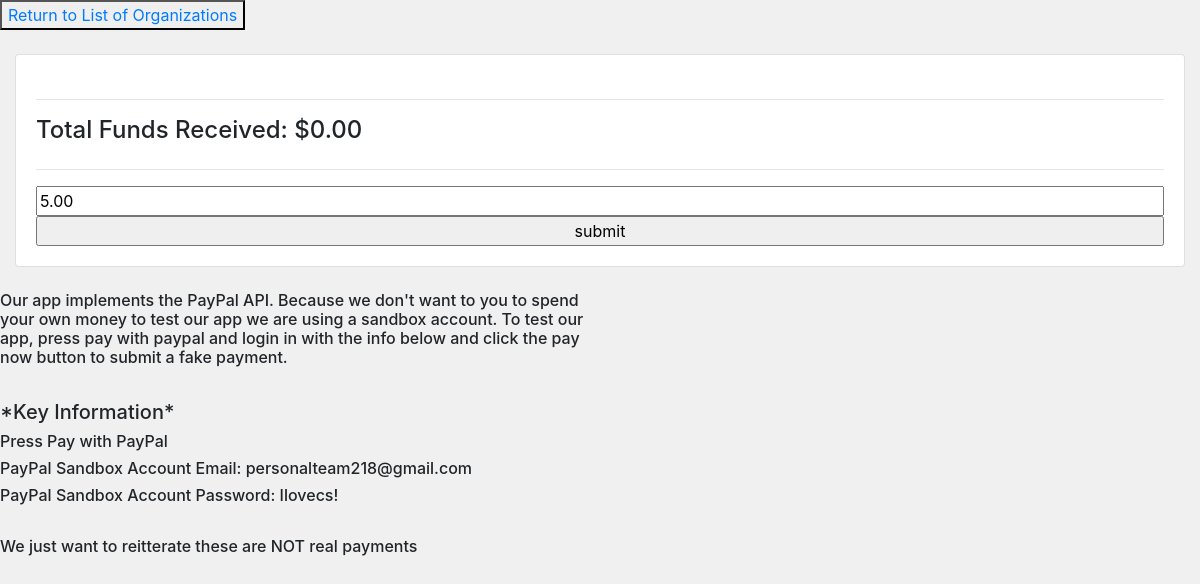
Page /donations/checkout/8/ on the earlier database version.
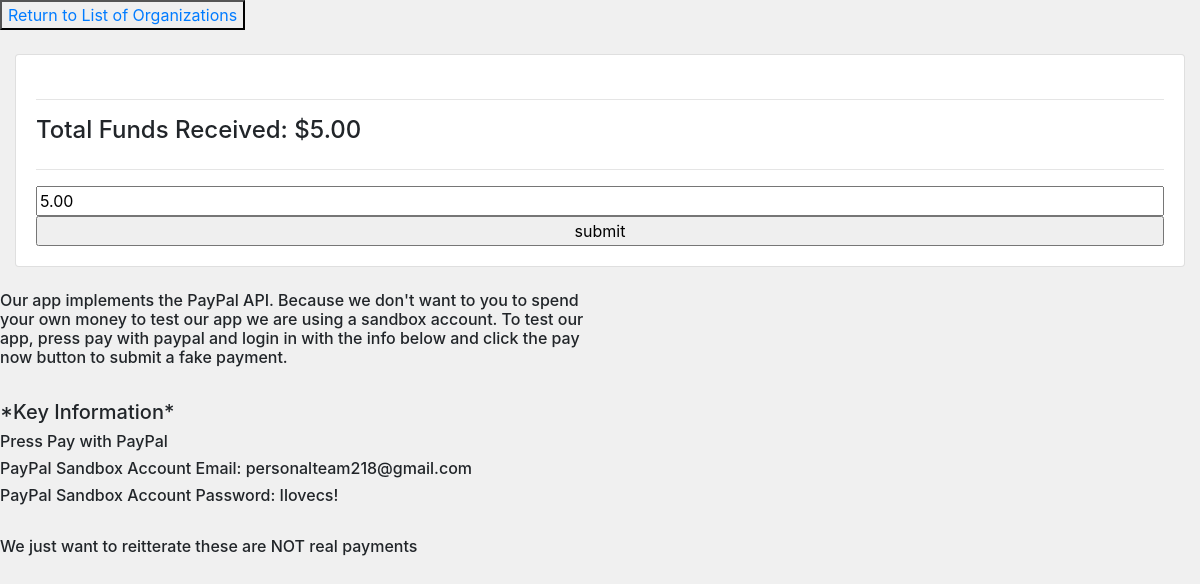
Same page on the later database version.
### donations/models.py (models this page shows, shortened)
class Organization(models.Model):
    organization_text = models.CharField(max_length=200)
    description_text = models.CharField(max_length=200)
    fundsRaised = models.DecimalField(
        null=True, blank=True, default=0.00, max_digits=10, decimal_places=2)
    fundsGoal = models.DecimalField(
        null=True, blank=True, default=0.00, max_digits=10, decimal_places=2)
    organization_img_link = models.CharField(
        max_length=1000, default="")
    is_spotlighted = models.BooleanField(default=False)

### donations/views.py (the view)
# urls.py: path('checkout/<int:pk>/', views.checkout, name="checkout"),
def checkout(request, pk):
    org = Organization.objects.get(id=pk)
    context = {'org': org}
    return render(request, 'donations/checkout.html', context)

### donations/templates/donations/checkout.html (shortened to what this page needs)
<head>
    <link rel="stylesheet" href="https://stackpath.bootstrapcdn.com/bootstrap/4.4.1/css/bootstrap.min.css"
>
        <link rel="stylesheet" href="//code.jquery.com/ui/1.12.1/themes/smoothness/jquery-ui.css">
</head>
<body>
    <button href="">
        <a href="/donations/donationslist">Return to List of Organizations</a>
    </button>
    <div>
        <div>
            <div class="col-lg">
                <br>
                <div class="card card-body">
                    <hr>
                    <h4>Total Funds Received: ${{org.fundsRaised}}</h4>
                    <hr>
                    <input type="number" name="myname"id="totalAmt"value="5.00"></input>
                    <input type="button" value="submit" onclick="updateValue()">
                </div>
            </div>
        </div>
    </div>
    <div style="width: 50%">
    <br>
    <h6>Our app implements the PayPal API. Because we don't want to you to spend your own money to test our app we are using a sandbox account. To test our app, press pay with paypal and login in with the info below and click the pay now button to submit a fake payment.</h6>
    <br>
    <h5>*Key Information*</h5>
    <h6>Press Pay with PayPal</h6>
    <h6>PayPal Sandbox Account Email: personalteam218@gmail.com</h6>
    <h6>PayPal Sandbox Account Password: Ilovecs!</h6>
    <br>
    <h6>We just want to reitterate these are NOT real payments</h6>
    </div>
</body>

### donations/templates/donations/checkout.html (style rules this page uses)
body { background-color: #f0f0f0; }

Differences in the rows shown:
changed Organization: fundsRaised "0.00" → "5.00"
